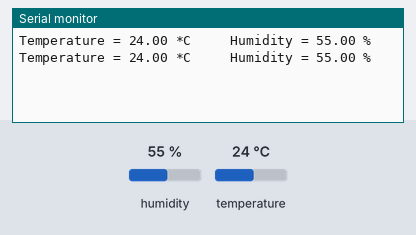
Bench run of a sketch on a simulated Arduino Uno, built with avr-gcc and run on an emulated ATmega328P. On the bench: the last lines printed to the serial monitor. The inputs (shaded band) are chosen by the test bench; at power-on: humidity 55 %, temperature 24 °C.

Above: at 2.8 s.
2.9 s: humidity set to 22 %
At 4.8 s:
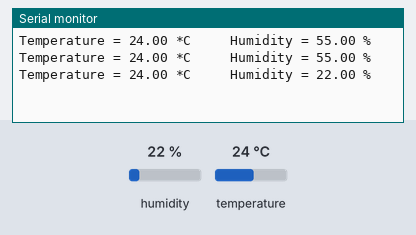
5.6 s: temperature set to 12 °C
At 6.5 s:
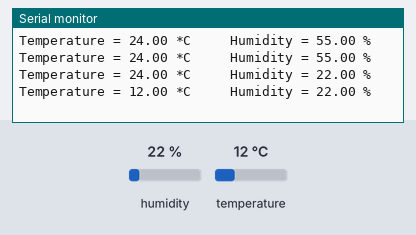
8.3 s: humidity set to 40 %
At 11.2 s:
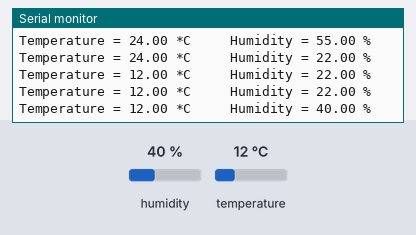
Timing chart, 0 to 12.7 s (numbered marks = the images above; inputs shaded):
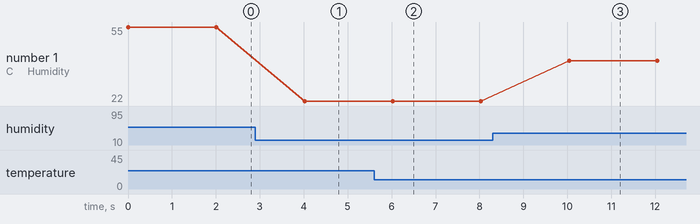

The sketch:

Temperature_humidity.ino
```cpp
#include <dht.h>
#define dataPin 8
dht DHT;
void setup() {
  Serial.begin(9600);
}
void loop() {
  int readData = DHT.read22(dataPin);
  float t = DHT.temperature;
  float h = DHT.humidity;

 //Print
  Serial.print("Temperature = ");
  Serial.print(t);
  Serial.print(" *C ");
  Serial.print("    Humidity = ");
  Serial.print(h);
  Serial.println(" % ");

  delay(2000);
}
```

Measured:
- after the input at 2.9 s, the serial monitor: prints a new line after 1.1 s (image 1)
- after the input at 5.6 s, the serial monitor: prints a new line after 0.42 s (image 2)
- after the input at 8.3 s, the serial monitor: prints a new line after 1.7 s (image 3)
- plotted number 1: 55 → 22 after the input at 2.9 s, 22 → 40 after the input at 8.3 s
